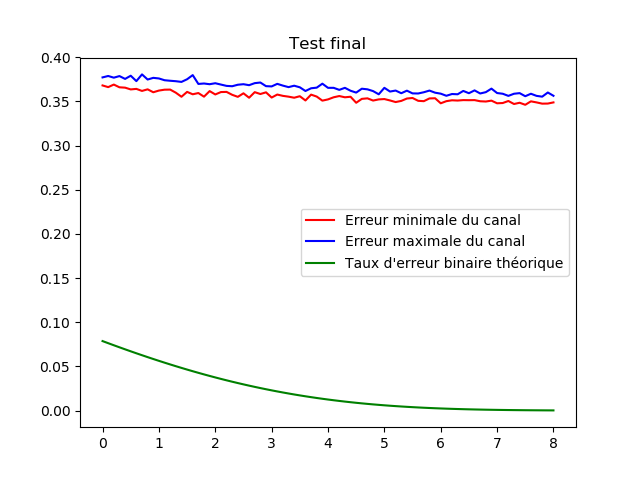

The script that saved this image:
# Test complet

# Initialisation des paramètres
N = 10;
taille_message = 1000;
surechantillonnage = 30;
taille_formant = 30;
length_samples = 8;
samples_step = 0.1;
test_number = 10;

# Initialisation des variables
teb_min = zeros(81);
teb_max = zeros(81);
formant_base = formantcos(surechantillonnage*taille_formant+1, surechantillonnage);
formant_filtre = formantcos(surechantillonnage*taille_formant+1, surechantillonnage);

# Initialisation du canal
x_canal = collect(-6:0.01:6);
canal = zeros(length(x_canal));
mid = Int((length(x_canal) + 1)/2);
canal[mid:length(canal)] = exp.(-x_canal[mid:length(canal)]);


for x = collect(0:samples_step:length_samples)
    times = 1/samples_step;
    i = Int(x*times) + 1
    current_teb_min = 1;
    current_teb_max = 0;
    for y = collect(1:N)
        temp_teb = erreur_canal(x, taille_message, surechantillonnage, formant_base, formant_filtre, canal);
        if temp_teb > current_teb_max
            current_teb_max = temp_teb;
        end
        if temp_teb < current_teb_min
            current_teb_min = temp_teb;
        end
    end
    teb_min[i] = current_teb_min;
    teb_max[i] = current_teb_max;
end

# Calcul du taux d'erreur binaire théorique
x = collect(0:samples_step:length_samples);
y = zeros(length(x));
for i = collect(1:length(x))
    y[i] = 0.5 * erfc(sqrt(10^(x[i]/10)));
end

# Affichage des graphes
plot(x, teb_min, "red", x, teb_max, "blue", x, y, "green");
title("Test final");
legend(["Erreur minimale du canal", "Erreur maximale du canal", "Taux d'erreur binaire théorique"]);
savefig("data/courbe_canal_simulee.png");
